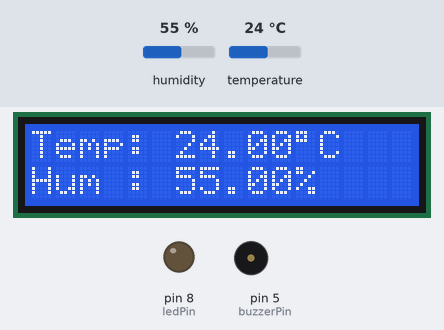
Simulated run of this sketch. Board: Arduino Uno, built with avr-gcc and run on an emulated ATmega328P. Parts: 16×2 character LCD, output pins drawn as LEDs (lit = HIGH), buzzer (waves = sounding). Inputs (shaded band) come from the test bench; at power-on: temperature 24 °C, humidity 55 %.

Above: at 4.7 s.
4.8 s: temperature set to 29.3 °C
At 7.0 s:
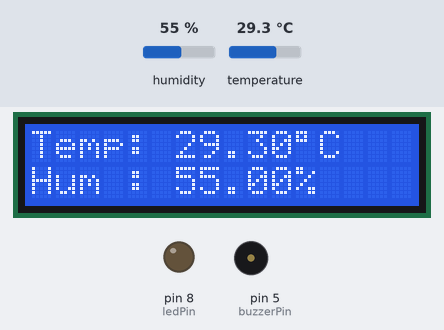
7.8 s: temperature set to 30.6 °C
At 8.7 s:
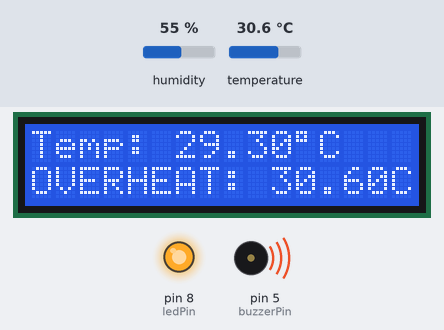
10.8 s: temperature set to 12 °C
At 13.4 s:
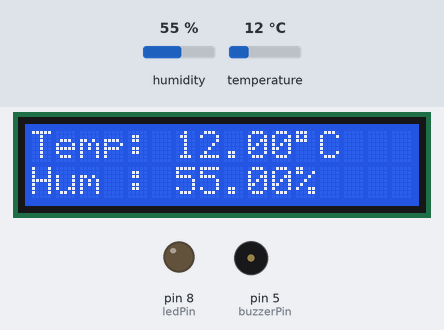
13.8 s: humidity set to 22 %
At 15.5 s:
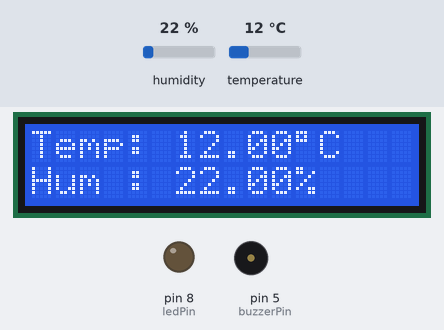
Timing chart, 0 to 17.0 s (numbered marks = the images above; inputs shaded):
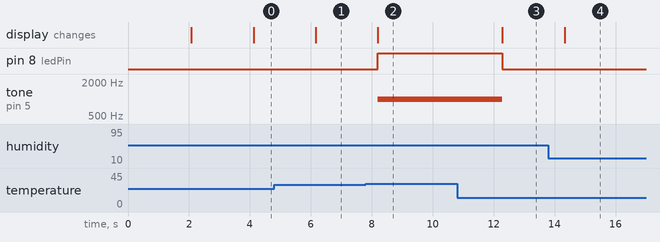

Measured:
- the behaviour switches between 30 and 30.1 °C on temperature (found by bisection; images 1 and 2)
- after the input at 4.8 s, the display: changes after 1.4 s (image 1)
- after the input at 7.8 s, pin 8 (ledPin): LOW → HIGH after 0.40 s; tone on pin 5 (buzzerPin): silent → 1000 Hz after 0.40 s; the display: changes after 0.40 s (image 2)
- after the input at 10.8 s, pin 8 (ledPin): HIGH → LOW after 1.5 s; tone on pin 5 (buzzerPin): 1000 Hz → silent after 1.5 s; the display: changes after 1.5 s (image 3)
- after the input at 13.8 s, the display: changes after 0.53 s (image 4)

The sketch:

dht-led-buzz.ino
```cpp
#include <Wire.h>
#include <LiquidCrystal_I2C.h>
#include "DHT.h"

LiquidCrystal_I2C lcd(0x27, 16, 2);

#define DHTPIN 6
#define DHTTYPE DHT22
DHT dht(DHTPIN, DHTTYPE);

int ledPin = 8;
int buzzerPin = 5;
float ambangSuhu = 30.0;

void setup() {
  Serial.begin(9600);

  lcd.init();
  lcd.backlight();
  dht.begin();

  lcd.setCursor(0, 0);
  lcd.print("Lcd Ready..");
  delay(2000);
  lcd.clear();

  pinMode(ledPin, OUTPUT);
  pinMode(buzzerPin, OUTPUT);
}

void loop() {
  delay(2000);

  float hum = dht.readHumidity();
  float temp = dht.readTemperature();

  if (isnan(hum) || isnan(temp)) {
    lcd.setCursor(0, 0);
    lcd.print("Sensor Error!  ");
    return;
  }

  if (temp > ambangSuhu) {
    // Tampilan Overheat
    lcd.print("!!! WARNING !!! ");
    lcd.setCursor(0, 1);
    lcd.print("OVERHEAT: ");
    lcd.print(temp);
    lcd.print("C ");

    digitalWrite(ledPin, HIGH);
    tone(buzzerPin, 1000);
  } else {

    lcd.setCursor(0, 0);
    lcd.print("Temp: ");
    lcd.print(temp);
    lcd.print((char)223);
    lcd.print("C       ");

    lcd.setCursor(0, 1);
    lcd.print("Hum : ");
    lcd.print(hum);
    lcd.print("%        ");

    digitalWrite(ledPin, LOW);
    noTone(buzzerPin);
  }
}
```
